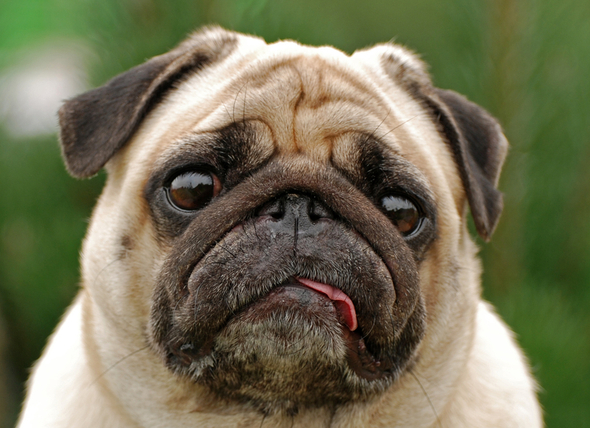
#> input picture archive-20200922/CS504/Module09/bulldog.jpg, 590 x 428 px
$ python multi_face.py
#> lines starting #> are read from the running program, lines starting #| are printed output that depends on the picture
from PIL import Image

def multi_face():
    img = Image.open('bulldog.jpg')
#> img is the input picture: PIL image 590x428 RGB; mean R, G, B 115, 113, 85.1
    width, height = img.size
#> width = 590; height = 428
    resize = img.resize((int(width//4), int(height//4)))
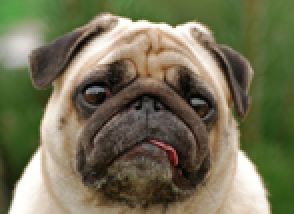
#> resize: PIL image 147x107 RGB (shown 2 times larger); mean R, G, B 115, 113, 85.1
    # flip image from left to right like mirror
    flip = resize.transpose(Image.FLIP_LEFT_RIGHT)
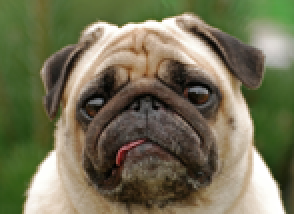
#> flip: PIL image 147x107 RGB (shown 2 times larger); mean R, G, B 115, 113, 85.1
    fwidth, fheight = flip.size
#> fwidth = 147; fheight = 107

    # add small flipped images into pattern
    pattern = Image.new('RGBA', (590, 428), 'green')
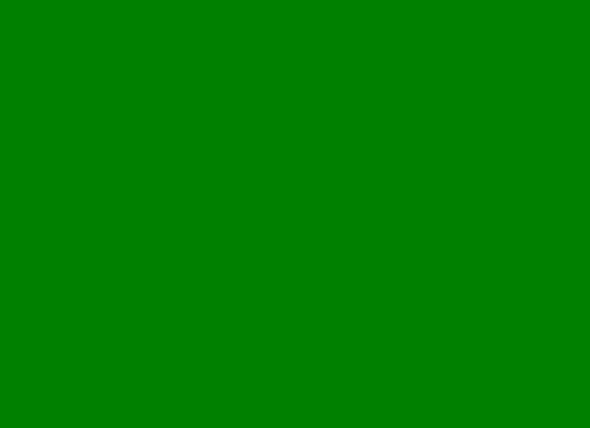
#> pattern: PIL image 590x428 RGBA; mean R, G, B, A 0, 128, 0, 255
    # image grid 4x4
    w, h = pattern.size
#> w = 590; h = 428
    for left in range(0, w, fwidth):
        for top in range(0, h, fheight):
            pattern.paste(flip, (left, top))
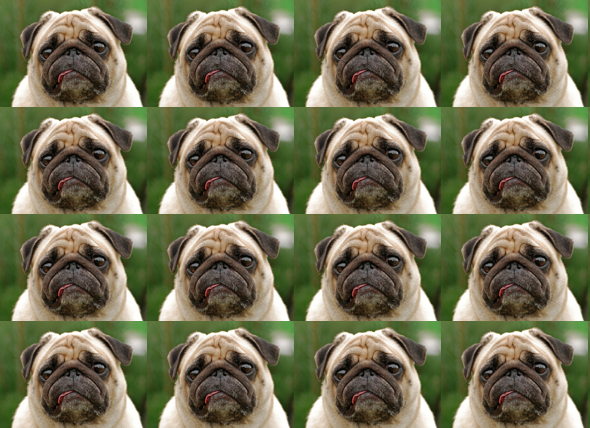
#> pattern: PIL image 590x428 RGBA; mean R, G, B, A 114.8, 112.9, 84.9, 255
    pattern.save('multi_face.png')

if __name__ == "__main__":
    multi_face()
